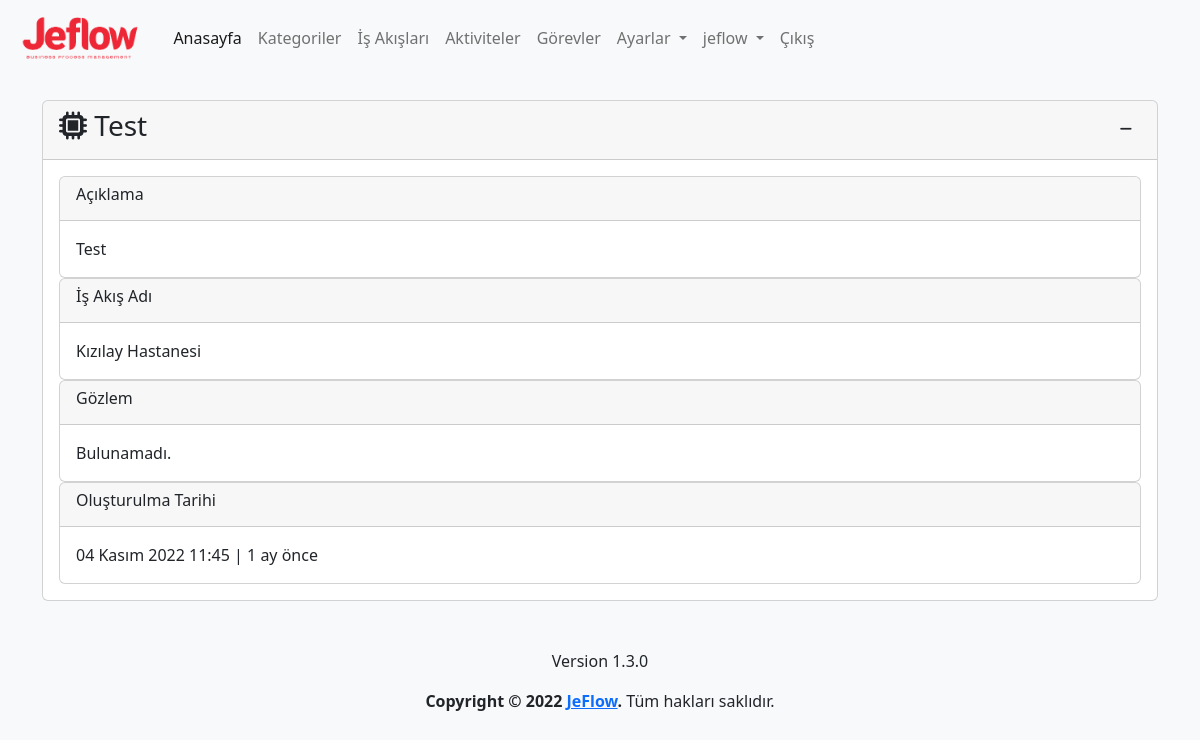
Screenshot of /activity/2/detail (signed in) with the database file from the repository.
### app/models.py (models this page shows, shortened)
class Activity(models.Model):
    process=models.ForeignKey(Process,on_delete=models.CASCADE,verbose_name='İş Adı')
    name=models.CharField(max_length=500,verbose_name='Aktivite Adı')
    description=models.TextField(verbose_name='Aktivite Açıklaması', blank=True,null=True)
    observation=models.TextField(verbose_name='Gözlem', blank=True,null=True)
    file=models.FileField(upload_to='activity_files/%Y/%m/%d/', verbose_name='Dosya', blank=True, null=True)
    created_date=models.DateTimeField(auto_now_add=True, verbose_name='Oluşturulma Tarihi')
    user=models.ForeignKey(User,on_delete=models.CASCADE,verbose_name='Kullanıcı', blank=True, null=True)
    class Meta:
        verbose_name='Aktive'
        verbose_name_plural='Aktiviteler'

class Process(models.Model):
    category=models.ForeignKey(Category,on_delete=models.CASCADE,verbose_name='Kategori')
    name=models.CharField(max_length=500,verbose_name='İş Akış Adı')
    description=models.TextField(verbose_name='İş Akış Açıklaması', blank=True, null=True)
    state=models.ForeignKey(State, on_delete=models.SET_NULL,verbose_name='Durum', blank=True, null=True)
    file=models.FileField(upload_to='process_files/%Y/%m/%d/', verbose_name='Dosya', blank=True, null=True)
    created_date=models.DateTimeField(auto_now_add=True, verbose_name='Oluşturulma Tarihi')
    user=models.ForeignKey(User,on_delete=models.CASCADE,verbose_name='Kullanıcı', blank=True, null=True)
    class Meta:
        verbose_name='İş Akışı'
        verbose_name_plural='İş Akışları'

### app/views.py (the view)
@login_required(login_url='/user/login/')
def activity_detail(request,activity_id):
    activity=get_object_or_404(Activity,pk=activity_id)
    context={
        'activity':activity,
    }
    return render(request,'app/activity_detail.html',context)

### templates/app/activity_detail.html (shortened to what this page needs)
{% extends 'layout.html' %}
{% load humanize %}
{% block content %}
<div class="row mt-3">
    <div class="col-md-12">
        <div class="card">
            <div class="card-header">
                <h3 class="card-title">
                    <i class="fa-solid fa-microchip"></i>
                    {{ activity.name }}
                    <div class="float-end">
                        <button class="btn btn-sm" type="button" data-bs-toggle="collapse"
                            data-bs-target="#collapseActivity" aria-expanded="false" aria-controls="collapseActivity">
                            <i class="fa-solid fa-minus"></i>
                        </button>
                    </div>
                </h3>
            </div>
            <div class="collapse show" id="collapseActivity">
                <div class="card-body">
                    <div class="card">
                        <div class="card-header">
                            <h6 class="card-title">Açıklama</h6>
                        </div>
                        <div class="card-body">
                            {% if activity.description %}
                            {{ activity.description | safe }}
                            {% else %}
                            Bulunamadı.
                            {% endif %}
                        </div>
                    </div>
                    <div class="card">
                        <div class="card-header">
                            <h6 class="card-title">İş Akış Adı</h6>
                        </div>
                        <div class="card-body">
                            {{ activity.process.name }}
                        </div>
                    </div>
                    <div class="card">
                        <div class="card-header">
                            <h6 class="card-title">Gözlem</h6>
                        </div>
                        <div class="card-body">
                            {% if activity.observation %}
                            {{ activity.observation }}
                            {% else %}
                            Bulunamadı.
                            {% endif %}
                        </div>
                    </div>
                    <div class="card">
                        <div class="card-header">
                            <h6 class="card-title">Oluşturulma Tarihi</h6>
                        </div>
                        <div class="card-body">
                            {{ activity.created_date }} | {{ activity.created_date | timesince}} önce
                        </div>
                    </div>
                </div>
            </div>
        </div>
    </div>
</div>
{% endblock %}

### templates/layout.html (shortened to what this page needs)
{% load static %}
<!doctype html>
<html lang="tr">
<head>
  <link href="https://cdn.jsdelivr.net/npm/bootstrap@5.2.2/dist/css/bootstrap.min.css" rel="stylesheet"
>
  <link rel="stylesheet" type="text/css" href="https://cdn.datatables.net/1.12.1/css/dataTables.bootstrap5.min.css">
  <link rel="stylesheet" type="text/css"
    href="https://cdn.datatables.net/responsive/2.3.0/css/responsive.dataTables.min.css">
  <link rel="stylesheet" type="text/css" href="https://cdn.datatables.net/buttons/2.2.3/css/buttons.bootstrap5.min.css">
  <link href="https://cdn.jsdelivr.net/npm/summernote@0.8.18/dist/summernote-lite.min.css" rel="stylesheet">
  <link href="https://cdn.jsdelivr.net/npm/select2@4.1.0-rc.0/dist/css/select2.min.css" rel="stylesheet" />
  <link rel="stylesheet" href="{% static 'css/jeflow.css' %}">
</head>
<body class="bg-light">
  <header>
    <nav class="navbar navbar-expand-lg bg-light">
      <div class="container-fluid">
        <a class="navbar-brand" href="{% url 'index' %}">
          <img class="logo" src="{% static 'img/logo-text.png' %}" alt="JeFlow">
        </a>
        <div class="collapse navbar-collapse" id="navbarNavDropdown">
          <ul class="navbar-nav">
            <li class="nav-item">
              <a class="nav-link active" aria-current="page" href="{% url 'index' %}">Anasayfa</a>
            </li>
            {% if user.is_authenticated %}
            <li class="nav-item">
              <a class="nav-link" href="{% url 'category' %}">Kategoriler</a>
            </li>
            <li class="nav-item">
              <a class="nav-link" href="{% url 'process' %}">İş Akışları</a>
            </li>
            <li class="nav-item">
              <a class="nav-link" href="{% url 'activity' %}">Aktiviteler</a>
            </li>
            <li class="nav-item">
              <a class="nav-link" href="{% url 'task' %}">Görevler</a>
            </li>
            <li class="nav-item dropdown">
              <a class="nav-link dropdown-toggle" href="{% url 'settings' %}" role="button" data-bs-toggle="dropdown"
                aria-expanded="false">
                Ayarlar
              </a>
            </li>
            <li class="nav-item dropdown">
              <a class="nav-link dropdown-toggle" href="{% url 'profile' %}" role="button" data-bs-toggle="dropdown"
                aria-expanded="false">
                {{ user }}
              </a>
            </li>
            <li class="nav-item">
              <a class="nav-link" href="javascript:{document.getElementById('logout').submit()}">Çıkış</a>
            </li>
            {% else %}
            <li class="nav-item">
              <a class="nav-link" href="{% url 'register' %}">Kayıt Ol</a>
            </li>
            {% endif %}
          </ul>
        </div>
      </div>
    </nav>
  </header>
  <main>
    <div class="container mt-4">
      {% block content %}
      {% endblock %}
    </div>
  </main>
  <footer class="mt-5">
    <div class="d-flex flex-column justify-content-center align-items-center">
      <p>{% include 'partials/_version.html' %}</p>
      <p><strong>Copyright &copy; 2022 <a href="{% url 'index' %}">JeFlow</a>.</strong> Tüm hakları saklıdır.</p>
    </div>
  </footer>
</body>
</html>

### static/css/jeflow.css (style rules this page uses)
img.logo { height: 50px; }

### rows the page displays
Activity: name "Test", description "Test", process.name "Kızılay Hastanesi", created_date "04 Kasım 2022 11:45", created_date "1 ay"

### other values shown
{{ user }} "jeflow"
